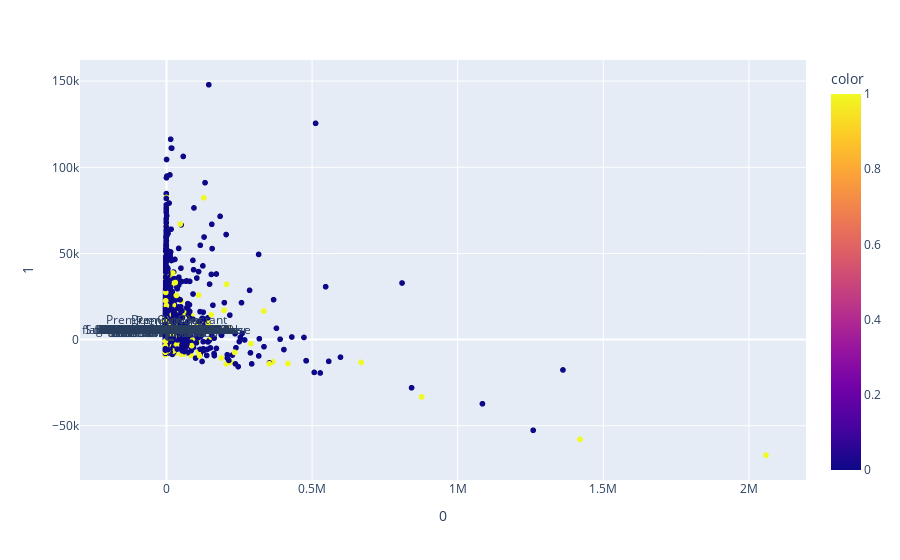

Write notebook code for a chart like this one.
### Code cell
features = X.columns
pca = PCA(n_components=2)
components = pca.fit_transform(X)

loadings = pca.components_.T * np.sqrt(pca.explained_variance_)

fig = px.scatter(components, x=0, y=1, color=y)

for i, feature in enumerate(features):
    fig.add_shape(
        type='line',
        x0=0, y0=0,
        x1=loadings[i, 0],
        y1=loadings[i, 1]
    )
    fig.add_annotation(
        x=loadings[i, 0],
        y=loadings[i, 1],
        ax=0, ay=0,
        xanchor="center",
        yanchor="bottom",
        text=feature,
    )
fig.show()

### Figure 1 — Plotly figure (JSON) as saved in the notebook; plotly's stock layout.template omitted (floating-point values rounded to 4 significant figures; data arrays with more than 128 entries replaced by an {"elided": "..."} marker saying what was removed)
{"data": [{"hovertemplate": "0=%{x}<br>1=%{y}<br>color=%{marker.color}<extra></extra>", "legendgroup": "", "marker": {"color": {"elided": "15964 int values"}, "coloraxis": "coloraxis", "symbol": "circle"}, "mode": "markers", "name": "", "showlegend": false, "type": "scattergl", "x": {"elided": "15964 float values"}, "xaxis": "x", "y": {"elided": "15964 float values"}, "yaxis": "y"}], "layout": {"annotations": [{"ax": 0, "ay": 0, "text": "PolicyMonth", "x": -0.03736, "xanchor": "center", "y": 0.02823, "yanchor": "bottom"}, {"ax": 0, "ay": 0, "text": "Duration", "x": 0.3464, "xanchor": "center", "y": 2.015, "yanchor": "bottom"}, {"ax": 0, "ay": 0, "text": "Members", "x": 0.004692, "xanchor": "center", "y": 0.2949, "yanchor": "bottom"}, {"ax": 0, "ay": 0, "text": "OwnerAge", "x": 1.16, "xanchor": "center", "y": 8.158, "yanchor": "bottom"}, {"ax": 0, "ay": 0, "text": "SpouseAge", "x": 0.706, "xanchor": "center", "y": 11.03, "yanchor": "bottom"}, {"ax": 0, "ay": 0, "text": "PremiumIn", "x": 727.3, "xanchor": "center", "y": 4988.0, "yanchor": "bottom"}, {"ax": 0, "ay": 0, "text": "PremiumOut", "x": 831.5, "xanchor": "center", "y": 5722.0, "yanchor": "bottom"}, {"ax": 0, "ay": 0, "text": "PremiumOutConstant", "x": 796.9, "xanchor": "center", "y": 5459.0, "yanchor": "bottom"}, {"ax": 0, "ay": 0, "text": "flagAlcoholMisuse", "x": -6.245e-06, "xanchor": "center", "y": 5.901e-06, "yanchor": "bottom"}, {"ax": 0, "ay": 0, "text": "flagAsthma", "x": 0.001783, "xanchor": "center", "y": 0.003176, "yanchor": "bottom"}, {"ax": 0, "ay": 0, "text": "flagAtrialFibrillation", "x": 0.00379, "xanchor": "center", "y": 0.003556, "yanchor": "bottom"}, {"ax": 0, "ay": 0, "text": "flagCancerLymphoma", "x": 0.007922, "xanchor": "center", "y": 0.003952, "yanchor": "bottom"}, {"ax": 0, "ay": 0, "text": "flagCancerMetastatic", "x": 0.0111, "xanchor": "center", "y": 0.003883, "yanchor": "bottom"}, {"ax": 0, "ay": 0, "text": "flagCancerNonMetastatic", "x": 0.01873, "xanchor": "center", "y": 0.01667, "yanchor": "bottom"}, {"ax": 0, "ay": 0, "text": "flagChronicHeartFailure", "x": 0.004656, "xanchor": "center", "y": 0.007274, "yanchor": "bottom"}, {"ax": 0, "ay": 0, "text": "flagChronicKidneyDisease", "x": 0.01858, "xanchor": "center", "y": 0.01532, "yanchor": "bottom"}, {"ax": 0, "ay": 0, "text": "flagChronicPain", "x": 0.03276, "xanchor": "center", "y": 0.05126, "yanchor": "bottom"}, {"ax": 0, "ay": 0, "text": "flagChronicPulmonaryDisease", "x": 0.007569, "xanchor": "center", "y": 0.01012, "yanchor": "bottom"}, {"ax": 0, "ay": 0, "text": "flagChronicViralHepatitis", "x": -9.037e-06, "xanchor": "center", "y": 0.0002382, "yanchor": "bottom"}, {"ax": 0, "ay": 0, "text": "flagCirrhosis", "x": 0.00386, "xanchor": "center", "y": 0.001301, "yanchor": "bottom"}, {"ax": 0, "ay": 0, "text": "flagDementia", "x": 0.000523, "xanchor": "center", "y": 0.0009673, "yanchor": "bottom"}, {"ax": 0, "ay": 0, "text": "flagDepression", "x": 0.009259, "xanchor": "center", "y": 0.001309, "yanchor": "bottom"}, {"ax": 0, "ay": 0, "text": "flagDiabetes", "x": 0.008017, "xanchor": "center", "y": 0.0204, "yanchor": "bottom"}, {"ax": 0, "ay": 0, "text": "flagEpilepsy", "x": 0.001915, "xanchor": "center", "y": 0.001438, "yanchor": "bottom"}, {"ax": 0, "ay": 0, "text": "flagHypertension", "x": 0.02085, "xanchor": "center", "y": 0.04801, "yanchor": "bottom"}, {"ax": 0, "ay": 0, "text": "flagHypothyroidism", "x": 0.008351, "xanchor": "center", "y": 0.01554, "yanchor": "bottom"}, {"ax": 0, "ay": 0, "text": "flagInflammatoryBowel", "x": 0.0005798, "xanchor": "center", "y": 0.0017, "yanchor": "bottom"}, {"ax": 0, "ay": 0, "text": "flagIrritableBowel", "x": 0.001916, "xanchor": "center", "y": 0.004055, "yanchor": "bottom"}, {"ax": 0, "ay": 0, "text": "flagMultipleSclerosis", "x": 0.001061, "xanchor": "center", "y": 0.001636, "yanchor": "bottom"}, {"ax": 0, "ay": 0, "text": "flagMyocardialInfarction", "x": 0.002028, "xanchor": "center", "y": 0.003195, "yanchor": "bottom"}, {"ax": 0, "ay": 0, "text": "flagParkinsons", "x": 0.001003, "xanchor": "center", "y": 0.003538, "yanchor": "bottom"}, {"ax": 0, "ay": 0, "text": "flagPepticUlcer", "x": 0.0001814, "xanchor": "center", "y": 0.001334, "yanchor": "bottom"}, {"ax": 0, "ay": 0, "text": "flagPeripheralVascular", "x": 0.0005787, "xanchor": "center", "y": 0.0008763, "yanchor": "bottom"}, {"ax": 0, "ay": 0, "text": "flagPsoriasis", "x": 0.000107, "xanchor": "center", "y": 0.0002589, "yanchor": "bottom"}, {"ax": 0, "ay": 0, "text": "flagRheumatoidArthritis", "x": 0.001974, "xanchor": "center", "y": 0.003895, "yanchor": "bottom"}, {"ax": 0, "ay": 0, "text": "flagSchizophrenia", "x": 0, "xanchor": "center", "y": 0, "yanchor": "bottom"}, {"ax": 0, "ay": 0, "text": "flagSevereConstipation", "x": 0.002837, "xanchor": "center", "y": 0.004731, "yanchor": "bottom"}, {"ax": 0, "ay": 0, "text": "flagStroke", "x": 0.004033, "xanchor": "center", "y": 0.006049, "yanchor": "bottom"}, {"ax": 0, "ay": 0, "text": "RateIncrease", "x": 0.0009388, "xanchor": "center", "y": 0.01039, "yanchor": "bottom"}, {"ax": 0, "ay": 0, "text": "RateIncreasePortfolio", "x": 0.0002662, "xanchor": "center", "y": 0.002233, "yanchor": "bottom"}, {"ax": 0, "ay": 0, "text": "RateIncreaseAge", "x": 0.0005707, "xanchor": "center", "y": 0.00738, "yanchor": "bottom"}, {"ax": 0, "ay": 0, "text": "PaidClaims", "x": 25730.0, "xanchor": "center", "y": -254.1, "yanchor": "bottom"}, {"ax": 0, "ay": 0, "text": "IncurredClaims", "x": 25900.0, "xanchor": "center", "y": -242.3, "yanchor": "bottom"}, {"ax": 0, "ay": 0, "text": "CountClaims", "x": 8.09, "xanchor": "center", "y": 2.149, "yanchor": "bottom"}, {"ax": 0, "ay": 0, "text": "DenialsL12", "x": 0.892, "xanchor": "center", "y": 0.315, "yanchor": "bottom"}, {"ax": 0, "ay": 0, "text": "DeadEndFlag", "x": -0.0005026, "xanchor": "center", "y": -0.004003, "yanchor": "bottom"}, {"ax": 0, "ay": 0, "text": "TransferBupaMexico", "x": -3.655e-05, "xanchor": "center", "y": -0.0001173, "yanchor": "bottom"}, {"ax": 0, "ay": 0, "text": "TransferBupaEcuador", "x": -0.0012, "xanchor": "center", "y": -0.003701, "yanchor": "bottom"}, {"ax": 0, "ay": 0, "text": "TransferBupaDR", "x": -0.0001868, "xanchor": "center", "y": 0.0004181, "yanchor": "bottom"}, {"ax": 0, "ay": 0, "text": "TransferBupaBolivia", "x": 0.0001528, "xanchor": "center", "y": -0.0009808, "yanchor": "bottom"}, {"ax": 0, "ay": 0, "text": "TransferBupaPanama", "x": -1.59e-06, "xanchor": "center", "y": 0.0001088, "yanchor": "bottom"}, {"ax": 0, "ay": 0, "text": "TransferBupaGuatemala", "x": 3.787e-05, "xanchor": "center", "y": 0.0003483, "yanchor": "bottom"}, {"ax": 0, "ay": 0, "text": "SuccessorsFoundDiffNumber", "x": -0.000273, "xanchor": "center", "y": -0.001819, "yanchor": "bottom"}, {"ax": 0, "ay": 0, "text": "TotalDiseases", "x": 0.176, "xanchor": "center", "y": 0.2357, "yanchor": "bottom"}, {"ax": 0, "ay": 0, "text": "Premiun_diff", "x": 104.2, "xanchor": "center", "y": 733.6, "yanchor": "bottom"}, {"ax": 0, "ay": 0, "text": "Annual", "x": 0.006526, "xanchor": "center", "y": 0.03919, "yanchor": "bottom"}, {"ax": 0, "ay": 0, "text": "Monthly", "x": -0.007409, "xanchor": "center", "y": -0.05935, "yanchor": "bottom"}, {"ax": 0, "ay": 0, "text": "Quarterly", "x": -0.002991, "xanchor": "center", "y": 0.002913, "yanchor": "bottom"}, {"ax": 0, "ay": 0, "text": "SemiAnnual", "x": 0.003875, "xanchor": "center", "y": 0.01724, "yanchor": "bottom"}, {"ax": 0, "ay": 0, "text": "ProductGroup_Critical", "x": -0.001958, "xanchor": "center", "y": -0.02425, "yanchor": "bottom"}, {"ax": 0, "ay": 0, "text": "GlobalProps", "x": 0.01071, "xanchor": "center", "y": 0.09425, "yanchor": "bottom"}, {"ax": 0, "ay": 0, "text": "High", "x": -0.0001979, "xanchor": "center", "y": 0.008549, "yanchor": "bottom"}, {"ax": 0, "ay": 0, "text": "Low", "x": -0.006142, "xanchor": "center", "y": -0.05063, "yanchor": "bottom"}, {"ax": 0, "ay": 0, "text": "Mid", "x": 0.002957, "xanchor": "center", "y": 0.01378, "yanchor": "bottom"}, {"ax": 0, "ay": 0, "text": "Options", "x": -0.01096, "xanchor": "center", "y": -0.08651, "yanchor": "bottom"}, {"ax": 0, "ay": 0, "text": "Top", "x": 0.00559, "xanchor": "center", "y": 0.0448, "yanchor": "bottom"}, {"ax": 0, "ay": 0, "text": "Bolivia", "x": -0.001423, "xanchor": "center", "y": -0.0009723, "yanchor": "bottom"}, {"ax": 0, "ay": 0, "text": "DominicanRepublic", "x": -0.0002549, "xanchor": "center", "y": 0.0207, "yanchor": "bottom"}, {"ax": 0, "ay": 0, "text": "Ecuador", "x": -0.008507, "xanchor": "center", "y": -0.06907, "yanchor": "bottom"}, {"ax": 0, "ay": 0, "text": "Guatemala", "x": 0.01081, "xanchor": "center", "y": 0.02369, "yanchor": "bottom"}, {"ax": 0, "ay": 0, "text": "Panama", "x": -0.0006199, "xanchor": "center", "y": 0.02566, "yanchor": "bottom"}, {"ax": 0, "ay": 0, "text": "Family", "x": -0.00427, "xanchor": "center", "y": 0.06668, "yanchor": "bottom"}, {"ax": 0, "ay": 0, "text": "Married", "x": 0.01191, "xanchor": "center", "y": 0.1141, "yanchor": "bottom"}, {"ax": 0, "ay": 0, "text": "Single", "x": -0.006768, "xanchor": "center", "y": -0.1466, "yanchor": "bottom"}, {"ax": 0, "ay": 0, "text": "SingleParent", "x": -0.0008697, "xanchor": "center", "y": -0.03416, "yanchor": "bottom"}, {"ax": 0, "ay": 0, "text": "AmedexPrestige", "x": -0.0002564, "xanchor": "center", "y": -0.001766, "yanchor": "bottom"}, {"ax": 0, "ay": 0, "text": "AmedexSelect", "x": -0.0001324, "xanchor": "center", "y": -0.0002793, "yanchor": "bottom"}, {"ax": 0, "ay": 0, "text": "AmedexWorldwide", "x": -0.0001185, "xanchor": "center", "y": 0.0006667, "yanchor": "bottom"}, {"ax": 0, "ay": 0, "text": "BupaCareAdvantage", "x": -0.0007383, "xanchor": "center", "y": 0.01512, "yanchor": "bottom"}, {"ax": 0, "ay": 0, "text": "BupaCareAdvantageLA", "x": 0.003813, "xanchor": "center", "y": -0.002009, "yanchor": "bottom"}, {"ax": 0, "ay": 0, "text": "BupaCareClassic", "x": -0.001026, "xanchor": "center", "y": -0.008093, "yanchor": "bottom"}, {"ax": 0, "ay": 0, "text": "BupaCareComplete", "x": 0.005303, "xanchor": "center", "y": 0.03748, "yanchor": "bottom"}, {"ax": 0, "ay": 0, "text": "BupaCareCompleteLA", "x": -4.012e-05, "xanchor": "center", "y": 0.0002037, "yanchor": "bottom"}, {"ax": 0, "ay": 0, "text": "BupaCareCritical", "x": -0.001702, "xanchor": "center", "y": -0.02248, "yanchor": "bottom"}, {"ax": 0, "ay": 0, "text": "BupaCareDiamond", "x": 0.0005208, "xanchor": "center", "y": 0.006299, "yanchor": "bottom"}, {"ax": 0, "ay": 0, "text": "BupaCareElite", "x": 0.0001942, "xanchor": "center", "y": 0.007738, "yanchor": "bottom"}, {"ax": 0, "ay": 0, "text": "BupaCareEssential", "x": 0.001285, "xanchor": "center", "y": -0.02283, "yanchor": "bottom"}, {"ax": 0, "ay": 0, "text": "BupaCareEssential100", "x": -0.004005, "xanchor": "center", "y": -0.03181, "yanchor": "bottom"}, {"ax": 0, "ay": 0, "text": "BupaCareEssential1000", "x": -0.006639, "xanchor": "center", "y": -0.03167, "yanchor": "bottom"}, {"ax": 0, "ay": 0, "text": "BupaCareEssential50", "x": -0.003602, "xanchor": "center", "y": -0.0347, "yanchor": "bottom"}, {"ax": 0, "ay": 0, "text": "BupaCareEssential500", "x": -0.003354, "xanchor": "center", "y": -0.02, "yanchor": "bottom"}, {"ax": 0, "ay": 0, "text": "BupaCarePremium", "x": -0.0003921, "xanchor": "center", "y": 0.000811, "yanchor": "bottom"}, {"ax": 0, "ay": 0, "text": "BupaCareSecure", "x": 0.002995, "xanchor": "center", "y": 0.01183, "yanchor": "bottom"}, {"ax": 0, "ay": 0, "text": "BupaCareUnique", "x": -0.002579, "xanchor": "center", "y": 0.0005861, "yanchor": "bottom"}, {"ax": 0, "ay": 0, "text": "BupaGlobalElite", "x": 0.003814, "xanchor": "center", "y": 0.02645, "yanchor": "bottom"}, {"ax": 0, "ay": 0, "text": "BupaGlobalMajorMedical", "x": -0.001271, "xanchor": "center", "y": 0.00488, "yanchor": "bottom"}, {"ax": 0, "ay": 0, "text": "BupaGlobalPremier", "x": 0.007184, "xanchor": "center", "y": 0.0396, "yanchor": "bottom"}, {"ax": 0, "ay": 0, "text": "BupaGlobalSelect", "x": 0.000626, "xanchor": "center", "y": 0.01769, "yanchor": "bottom"}, {"ax": 0, "ay": 0, "text": "BupaGlobalSelectCFG", "x": 1.926e-05, "xanchor": "center", "y": 0.0003791, "yanchor": "bottom"}, {"ax": 0, "ay": 0, "text": "BupaGlobalUltimate", "x": 0.000338, "xanchor": "center", "y": 0.005256, "yanchor": "bottom"}, {"ax": 0, "ay": 0, "text": "P1Gold", "x": -0.0001979, "xanchor": "center", "y": 0.0008479, "yanchor": "bottom"}, {"ax": 0, "ay": 0, "text": "P1GoldLA", "x": 4.179e-06, "xanchor": "center", "y": -2.442e-05, "yanchor": "bottom"}, {"ax": 0, "ay": 0, "text": "P1Silver", "x": -4.588e-05, "xanchor": "center", "y": -0.0001839, "yanchor": "bottom"}, {"ax": 0, "ay": 0, "text": "Plan1", "x": -0.007069, "xanchor": "center", "y": -0.05498, "yanchor": "bottom"}, {"ax": 0, "ay": 0, "text": "Plan2", "x": 0.008474, "xanchor": "center", "y": 0.01973, "yanchor": "bottom"}, {"ax": 0, "ay": 0, "text": "Plan3", "x": 0.005927, "xanchor": "center", "y": 0.03441, "yanchor": "bottom"}, {"ax": 0, "ay": 0, "text": "Plan4", "x": 0.005115, "xanchor": "center", "y": 0.03025, "yanchor": "bottom"}, {"ax": 0, "ay": 0, "text": "Plan5", "x": -0.008168, "xanchor": "center", "y": -0.01687, "yanchor": "bottom"}, {"ax": 0, "ay": 0, "text": "Plan6", "x": -0.003881, "xanchor": "center", "y": -0.01295, "yanchor": "bottom"}, {"ax": 0, "ay": 0, "text": "Plan7", "x": -7.943e-05, "xanchor": "center", "y": -0.0003964, "yanchor": "bottom"}, {"ax": 0, "ay": 0, "text": "PlanA", "x": -3.884e-05, "xanchor": "center", "y": -0.0001161, "yanchor": "bottom"}, {"ax": 0, "ay": 0, "text": "PlanB", "x": -5.883e-05, "xanchor": "center", "y": -0.000338, "yanchor": "bottom"}, {"ax": 0, "ay": 0, "text": "PlanC", "x": -3.435e-05, "xanchor": "center", "y": 0.0003927, "yanchor": "bottom"}, {"ax": 0, "ay": 0, "text": "PlanCP", "x": -3.291e-05, "xanchor": "center", "y": 6.986e-05, "yanchor": "bottom"}, {"ax": 0, "ay": 0, "text": "PlanD", "x": -0.0001276, "xanchor": "center", "y": 0.0008453, "yanchor": "bottom"}, {"ax": 0, "ay": 0, "text": "PlanE", "x": -2.579e-05, "xanchor": "center", "y": -6.102e-05, "yanchor": "bottom"}, {"ax": 0, "ay": 0, "text": "Critical", "x": -0.001958, "xanchor": "center", "y": -0.02425, "yanchor": "bottom"}, {"ax": 0, "ay": 0, "text": "IHI", "x": -0.0002396, "xanchor": "center", "y": 0.0006395, "yanchor": "bottom"}, {"ax": 0, "ay": 0, "text": "Normal", "x": 0.002198, "xanchor": "center", "y": 0.02361, "yanchor": "bottom"}], "coloraxis": {"colorbar": {"title": {"text": "color"}}, "colorscale": [[0, "#0d0887"], [0.1111, "#46039f"], [0.2222, "#7201a8"], [0.3333, "#9c179e"], [0.4444, "#bd3786"], [0.5556, "#d8576b"], [0.6667, "#ed7953"], [0.7778, "#fb9f3a"], [0.8889, "#fdca26"], [1, "#f0f921"]]}, "legend": {"tracegroupgap": 0}, "margin": {"t": 60}, "shapes": [{"type": "line", "x0": 0, "x1": -0.03736, "y0": 0, "y1": 0.02823}, {"type": "line", "x0": 0, "x1": 0.3464, "y0": 0, "y1": 2.015}, {"type": "line", "x0": 0, "x1": 0.004692, "y0": 0, "y1": 0.2949}, {"type": "line", "x0": 0, "x1": 1.16, "y0": 0, "y1": 8.158}, {"type": "line", "x0": 0, "x1": 0.706, "y0": 0, "y1": 11.03}, {"type": "line", "x0": 0, "x1": 727.3, "y0": 0, "y1": 4988.0}, {"type": "line", "x0": 0, "x1": 831.5, "y0": 0, "y1": 5722.0}, {"type": "line", "x0": 0, "x1": 796.9, "y0": 0, "y1": 5459.0}, {"type": "line", "x0": 0, "x1": -6.245e-06, "y0": 0, "y1": 5.901e-06}, {"type": "line", "x0": 0, "x1": 0.001783, "y0": 0, "y1": 0.003176}, {"type": "line", "x0": 0, "x1": 0.00379, "y0": 0, "y1": 0.003556}, {"type": "line", "x0": 0, "x1": 0.007922, "y0": 0, "y1": 0.003952}, {"type": "line", "x0": 0, "x1": 0.0111, "y0": 0, "y1": 0.003883}, {"type": "line", "x0": 0, "x1": 0.01873, "y0": 0, "y1": 0.01667}, {"type": "line", "x0": 0, "x1": 0.004656, "y0": 0, "y1": 0.007274}, {"type": "line", "x0": 0, "x1": 0.01858, "y0": 0, "y1": 0.01532}, {"type": "line", "x0": 0, "x1": 0.03276, "y0": 0, "y1": 0.05126}, {"type": "line", "x0": 0, "x1": 0.007569, "y0": 0, "y1": 0.01012}, {"type": "line", "x0": 0, "x1": -9.037e-06, "y0": 0, "y1": 0.0002382}, {"type": "line", "x0": 0, "x1": 0.00386, "y0": 0, "y1": 0.001301}, {"type": "line", "x0": 0, "x1": 0.000523, "y0": 0, "y1": 0.0009673}, {"type": "line", "x0": 0, "x1": 0.009259, "y0": 0, "y1": 0.001309}, {"type": "line", "x0": 0, "x1": 0.008017, "y0": 0, "y1": 0.0204}, {"type": "line", "x0": 0, "x1": 0.001915, "y0": 0, "y1": 0.001438}, {"type": "line", "x0": 0, "x1": 0.02085, "y0": 0, "y1": 0.04801}, {"type": "line", "x0": 0, "x1": 0.008351, "y0": 0, "y1": 0.01554}, {"type": "line", "x0": 0, "x1": 0.0005798, "y0": 0, "y1": 0.0017}, {"type": "line", "x0": 0, "x1": 0.001916, "y0": 0, "y1": 0.004055}, {"type": "line", "x0": 0, "x1": 0.001061, "y0": 0, "y1": 0.001636}, {"type": "line", "x0": 0, "x1": 0.002028, "y0": 0, "y1": 0.003195}, {"type": "line", "x0": 0, "x1": 0.001003, "y0": 0, "y1": 0.003538}, {"type": "line", "x0": 0, "x1": 0.0001814, "y0": 0, "y1": 0.001334}, {"type": "line", "x0": 0, "x1": 0.0005787, "y0": 0, "y1": 0.0008763}, {"type": "line", "x0": 0, "x1": 0.000107, "y0": 0, "y1": 0.0002589}, {"type": "line", "x0": 0, "x1": 0.001974, "y0": 0, "y1": 0.003895}, {"type": "line", "x0": 0, "x1": 0, "y0": 0, "y1": 0}, {"type": "line", "x0": 0, "x1": 0.002837, "y0": 0, "y1": 0.004731}, {"type": "line", "x0": 0, "x1": 0.004033, "y0": 0, "y1": 0.006049}, {"type": "line", "x0": 0, "x1": 0.0009388, "y0": 0, "y1": 0.01039}, {"type": "line", "x0": 0, "x1": 0.0002662, "y0": 0, "y1": 0.002233}, {"type": "line", "x0": 0, "x1": 0.0005707, "y0": 0, "y1": 0.00738}, {"type": "line", "x0": 0, "x1": 25730.0, "y0": 0, "y1": -254.1}, {"type": "line", "x0": 0, "x1": 25900.0, "y0": 0, "y1": -242.3}, {"type": "line", "x0": 0, "x1": 8.09, "y0": 0, "y1": 2.149}, {"type": "line", "x0": 0, "x1": 0.892, "y0": 0, "y1": 0.315}, {"type": "line", "x0": 0, "x1": -0.0005026, "y0": 0, "y1": -0.004003}, {"type": "line", "x0": 0, "x1": -3.655e-05, "y0": 0, "y1": -0.0001173}, {"type": "line", "x0": 0, "x1": -0.0012, "y0": 0, "y1": -0.003701}, {"type": "line", "x0": 0, "x1": -0.0001868, "y0": 0, "y1": 0.0004181}, {"type": "line", "x0": 0, "x1": 0.0001528, "y0": 0, "y1": -0.0009808}, {"type": "line", "x0": 0, "x1": -1.59e-06, "y0": 0, "y1": 0.0001088}, {"type": "line", "x0": 0, "x1": 3.787e-05, "y0": 0, "y1": 0.0003483}, {"type": "line", "x0": 0, "x1": -0.000273, "y0": 0, "y1": -0.001819}, {"type": "line", "x0": 0, "x1": 0.176, "y0": 0, "y1": 0.2357}, {"type": "line", "x0": 0, "x1": 104.2, "y0": 0, "y1": 733.6}, {"type": "line", "x0": 0, "x1": 0.006526, "y0": 0, "y1": 0.03919}, {"type": "line", "x0": 0, "x1": -0.007409, "y0": 0, "y1": -0.05935}, {"type": "line", "x0": 0, "x1": -0.002991, "y0": 0, "y1": 0.002913}, {"type": "line", "x0": 0, "x1": 0.003875, "y0": 0, "y1": 0.01724}, {"type": "line", "x0": 0, "x1": -0.001958, "y0": 0, "y1": -0.02425}, {"type": "line", "x0": 0, "x1": 0.01071, "y0": 0, "y1": 0.09425}, {"type": "line", "x0": 0, "x1": -0.0001979, "y0": 0, "y1": 0.008549}, {"type": "line", "x0": 0, "x1": -0.006142, "y0": 0, "y1": -0.05063}, {"type": "line", "x0": 0, "x1": 0.002957, "y0": 0, "y1": 0.01378}, {"type": "line", "x0": 0, "x1": -0.01096, "y0": 0, "y1": -0.08651}, {"type": "line", "x0": 0, "x1": 0.00559, "y0": 0, "y1": 0.0448}, {"type": "line", "x0": 0, "x1": -0.001423, "y0": 0, "y1": -0.0009723}, {"type": "line", "x0": 0, "x1": -0.0002549, "y0": 0, "y1": 0.0207}, {"type": "line", "x0": 0, "x1": -0.008507, "y0": 0, "y1": -0.06907}, {"type": "line", "x0": 0, "x1": 0.01081, "y0": 0, "y1": 0.02369}, {"type": "line", "x0": 0, "x1": -0.0006199, "y0": 0, "y1": 0.02566}, {"type": "line", "x0": 0, "x1": -0.00427, "y0": 0, "y1": 0.06668}, {"type": "line", "x0": 0, "x1": 0.01191, "y0": 0, "y1": 0.1141}, {"type": "line", "x0": 0, "x1": -0.006768, "y0": 0, "y1": -0.1466}, {"type": "line", "x0": 0, "x1": -0.0008697, "y0": 0, "y1": -0.03416}, {"type": "line", "x0": 0, "x1": -0.0002564, "y0": 0, "y1": -0.001766}, {"type": "line", "x0": 0, "x1": -0.0001324, "y0": 0, "y1": -0.0002793}, {"type": "line", "x0": 0, "x1": -0.0001185, "y0": 0, "y1": 0.0006667}, {"type": "line", "x0": 0, "x1": -0.0007383, "y0": 0, "y1": 0.01512}, {"type": "line", "x0": 0, "x1": 0.003813, "y0": 0, "y1": -0.002009}, {"type": "line", "x0": 0, "x1": -0.001026, "y0": 0, "y1": -0.008093}, {"type": "line", "x0": 0, "x1": 0.005303, "y0": 0, "y1": 0.03748}, {"type": "line", "x0": 0, "x1": -4.012e-05, "y0": 0, "y1": 0.0002037}, {"type": "line", "x0": 0, "x1": -0.001702, "y0": 0, "y1": -0.02248}, {"type": "line", "x0": 0, "x1": 0.0005208, "y0": 0, "y1": 0.006299}, {"type": "line", "x0": 0, "x1": 0.0001942, "y0": 0, "y1": 0.007738}, {"type": "line", "x0": 0, "x1": 0.001285, "y0": 0, "y1": -0.02283}, {"type": "line", "x0": 0, "x1": -0.004005, "y0": 0, "y1": -0.03181}, {"type": "line", "x0": 0, "x1": -0.006639, "y0": 0, "y1": -0.03167}, {"type": "line", "x0": 0, "x1": -0.003602, "y0": 0, "y1": -0.0347}, {"type": "line", "x0": 0, "x1": -0.003354, "y0": 0, "y1": -0.02}, {"type": "line", "x0": 0, "x1": -0.0003921, "y0": 0, "y1": 0.000811}, {"type": "line", "x0": 0, "x1": 0.002995, "y0": 0, "y1": 0.01183}, {"type": "line", "x0": 0, "x1": -0.002579, "y0": 0, "y1": 0.0005861}, {"type": "line", "x0": 0, "x1": 0.003814, "y0": 0, "y1": 0.02645}, {"type": "line", "x0": 0, "x1": -0.001271, "y0": 0, "y1": 0.00488}, {"type": "line", "x0": 0, "x1": 0.007184, "y0": 0, "y1": 0.0396}, {"type": "line", "x0": 0, "x1": 0.000626, "y0": 0, "y1": 0.01769}, {"type": "line", "x0": 0, "x1": 1.926e-05, "y0": 0, "y1": 0.0003791}, {"type": "line", "x0": 0, "x1": 0.000338, "y0": 0, "y1": 0.005256}, {"type": "line", "x0": 0, "x1": -0.0001979, "y0": 0, "y1": 0.0008479}, {"type": "line", "x0": 0, "x1": 4.179e-06, "y0": 0, "y1": -2.442e-05}, {"type": "line", "x0": 0, "x1": -4.588e-05, "y0": 0, "y1": -0.0001839}, {"type": "line", "x0": 0, "x1": -0.007069, "y0": 0, "y1": -0.05498}, {"type": "line", "x0": 0, "x1": 0.008474, "y0": 0, "y1": 0.01973}, {"type": "line", "x0": 0, "x1": 0.005927, "y0": 0, "y1": 0.03441}, {"type": "line", "x0": 0, "x1": 0.005115, "y0": 0, "y1": 0.03025}, {"type": "line", "x0": 0, "x1": -0.008168, "y0": 0, "y1": -0.01687}, {"type": "line", "x0": 0, "x1": -0.003881, "y0": 0, "y1": -0.01295}, {"type": "line", "x0": 0, "x1": -7.943e-05, "y0": 0, "y1": -0.0003964}, {"type": "line", "x0": 0, "x1": -3.884e-05, "y0": 0, "y1": -0.0001161}, {"type": "line", "x0": 0, "x1": -5.883e-05, "y0": 0, "y1": -0.000338}, {"type": "line", "x0": 0, "x1": -3.435e-05, "y0": 0, "y1": 0.0003927}, {"type": "line", "x0": 0, "x1": -3.291e-05, "y0": 0, "y1": 6.986e-05}, {"type": "line", "x0": 0, "x1": -0.0001276, "y0": 0, "y1": 0.0008453}, {"type": "line", "x0": 0, "x1": -2.579e-05, "y0": 0, "y1": -6.102e-05}, {"type": "line", "x0": 0, "x1": -0.001958, "y0": 0, "y1": -0.02425}, {"type": "line", "x0": 0, "x1": -0.0002396, "y0": 0, "y1": 0.0006395}, {"type": "line", "x0": 0, "x1": 0.002198, "y0": 0, "y1": 0.02361}], "xaxis": {"anchor": "y", "domain": [0, 1], "title": {"text": "0"}}, "yaxis": {"anchor": "x", "domain": [0, 1], "title": {"text": "1"}}}}
